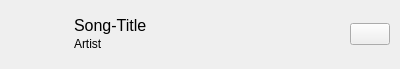
<?xml version="1.0" encoding="UTF-8"?>
<ui version="4.0">
 <class>editorsong</class>
 <widget class="QWidget" name="editorsong">
  <property name="geometry">
   <rect>
    <x>0</x>
    <y>0</y>
    <width>400</width>
    <height>69</height>
   </rect>
  </property>
  <property name="windowTitle">
   <string>editorsong</string>
  </property>
  <layout class="QVBoxLayout" name="verticalLayout">
   <property name="spacing">
    <number>0</number>
   </property>
   <property name="leftMargin">
    <number>0</number>
   </property>
   <property name="topMargin">
    <number>0</number>
   </property>
   <property name="rightMargin">
    <number>0</number>
   </property>
   <property name="bottomMargin">
    <number>0</number>
   </property>
   <item>
    <widget class="QWidget" name="songContent" native="true">
     <property name="sizePolicy">
      <sizepolicy hsizetype="Preferred" vsizetype="Fixed">
       <horstretch>0</horstretch>
       <verstretch>0</verstretch>
      </sizepolicy>
     </property>
     <property name="minimumSize">
      <size>
       <width>0</width>
       <height>0</height>
      </size>
     </property>
     <property name="maximumSize">
      <size>
       <width>16777215</width>
       <height>16777215</height>
      </size>
     </property>
     <property name="styleSheet">
      <string notr="true"/>
     </property>
     <layout class="QHBoxLayout" name="contentLayout">
      <property name="spacing">
       <number>10</number>
      </property>
      <property name="leftMargin">
       <number>0</number>
      </property>
      <property name="topMargin">
       <number>0</number>
      </property>
      <property name="rightMargin">
       <number>10</number>
      </property>
      <property name="bottomMargin">
       <number>0</number>
      </property>
      <item>
       <widget class="QLabel" name="cover">
        <property name="sizePolicy">
         <sizepolicy hsizetype="Fixed" vsizetype="Fixed">
          <horstretch>0</horstretch>
          <verstretch>0</verstretch>
         </sizepolicy>
        </property>
        <property name="minimumSize">
         <size>
          <width>55</width>
          <height>55</height>
         </size>
        </property>
        <property name="maximumSize">
         <size>
          <width>55</width>
          <height>55</height>
         </size>
        </property>
        <property name="lineWidth">
         <number>0</number>
        </property>
        <property name="text">
         <string/>
        </property>
       </widget>
      </item>
      <item>
       <widget class="QWidget" name="meta" native="true">
        <property name="sizePolicy">
         <sizepolicy hsizetype="Ignored" vsizetype="Preferred">
          <horstretch>0</horstretch>
          <verstretch>0</verstretch>
         </sizepolicy>
        </property>
        <layout class="QVBoxLayout" name="metaLayout">
         <property name="spacing">
          <number>0</number>
         </property>
         <item>
          <widget class="QLabel" name="title">
           <property name="sizePolicy">
            <sizepolicy hsizetype="Preferred" vsizetype="Preferred">
             <horstretch>0</horstretch>
             <verstretch>0</verstretch>
            </sizepolicy>
           </property>
           <property name="font">
            <font>
             <pointsize>12</pointsize>
            </font>
           </property>
           <property name="text">
            <string>Song-Title</string>
           </property>
           <property name="textFormat">
            <enum>Qt::TextFormat::AutoText</enum>
           </property>
          </widget>
         </item>
         <item>
          <widget class="QLabel" name="artist">
           <property name="sizePolicy">
            <sizepolicy hsizetype="Ignored" vsizetype="Preferred">
             <horstretch>0</horstretch>
             <verstretch>0</verstretch>
            </sizepolicy>
           </property>
           <property name="text">
            <string>Artist</string>
           </property>
          </widget>
         </item>
        </layout>
       </widget>
      </item>
      <item>
       <widget class="QPushButton" name="removeFromPlaylist">
        <property name="sizePolicy">
         <sizepolicy hsizetype="Fixed" vsizetype="Fixed">
          <horstretch>0</horstretch>
          <verstretch>0</verstretch>
         </sizepolicy>
        </property>
        <property name="toolTip">
         <string>&lt;html&gt;&lt;head/&gt;&lt;body&gt;&lt;p&gt;remove from playlist&lt;/p&gt;&lt;/body&gt;&lt;/html&gt;</string>
        </property>
        <property name="text">
         <string/>
        </property>
        <property name="icon">
         <iconset resource="../../resources/resources.qrc">
          <normaloff>:/icon/delete.svg</normaloff>:/icon/delete.svg</iconset>
        </property>
       </widget>
      </item>
     </layout>
    </widget>
   </item>
  </layout>
 </widget>
 <resources>
  <include location="../../resources/resources.qrc"/>
 </resources>
 <connections/>
</ui>
